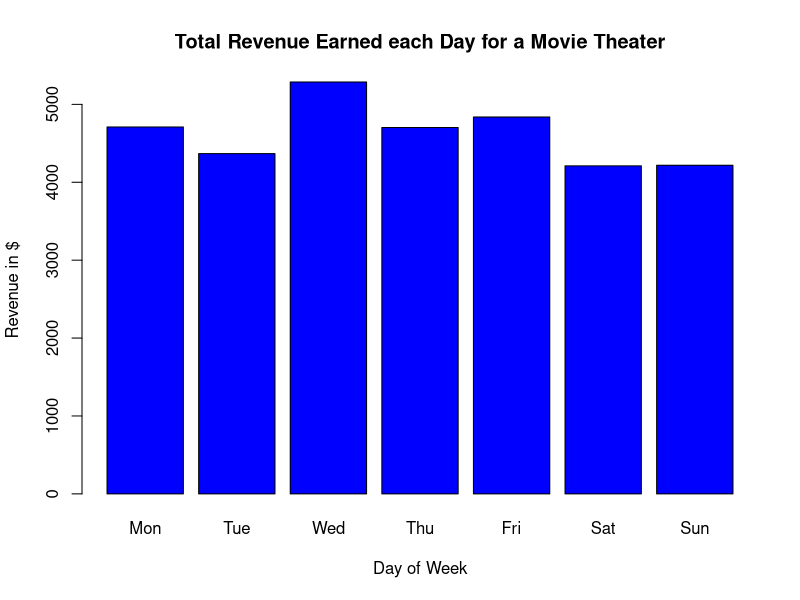
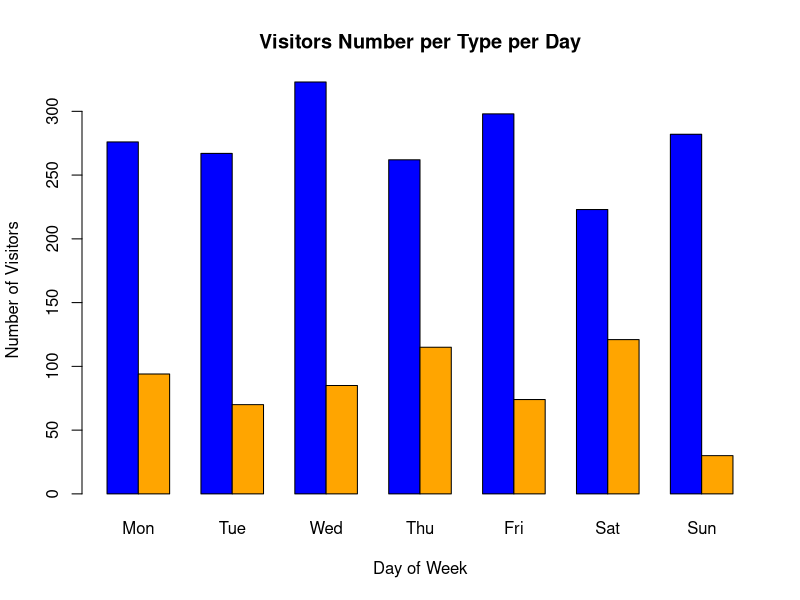
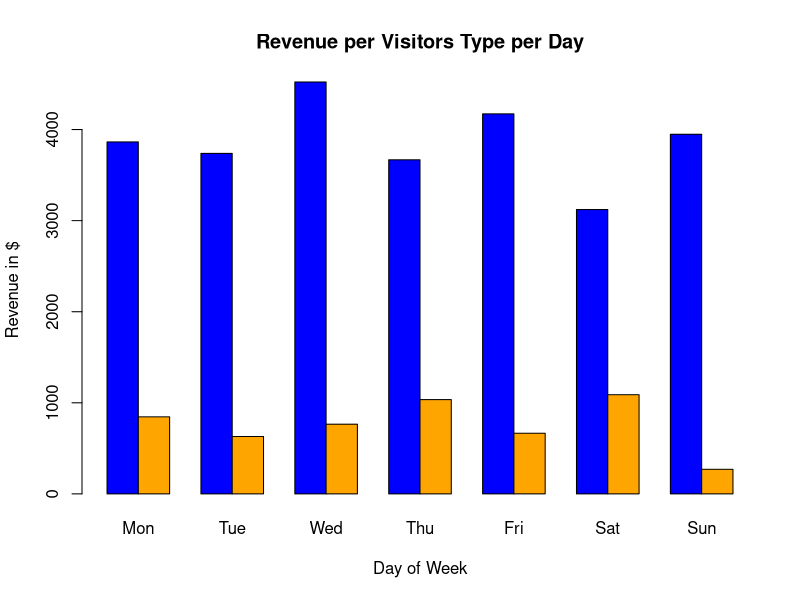

These figures' R source, in order:
# Potential Questions to Answer:
# 1. Create snacks that the customers can buy and randomize who buys which snack
# 2. Pretend you own multiple theaters and run two simulations to represent each theater and plot the results
# 3. Create conditional statements for movies that may be PG-13 and children are not allowed to watch

# Cost for adults and children
ticket_cost <- 14 
  ticket_cost_child <- 9
    movies <- c('movie1', 'movie2', 'movie3', 'movie4', 'movie5')  # List 5 of your favorite movies
    screens <- 5   # How many screens does the theater have? (assume 1 per movie)
      seats <- 100 # How many seats does each theater hold
      week_days <- rep(0, 7)  # Store totals for each day

###############
      #vars to use in the second graph    
      visitors_adults_in_week_days <- rep(0, 7)  # Store adults visitors totals for each day
      visitors_children_in_week_days <- rep(0, 7)  # Store children visitors totals for each day
############### 
      
    # iterate through the week
    for (day in (1:length(week_days))) {
      
      # Keep track of total revenue for the day
      day_revenue <- 0
      
###############
      #vars to use in the second graph
      #adults visitors for each day
      total_visitors_adults_a_day <- 0
      #total children visitors for each day
      total_visitors_children_a_day <- 0
###############
      
      # iterate through the amount of screens on a particular day
      for (s in (1:screens)) {
        
        # Calculate  how many adults and children are watching the movie
        visitors_adults <- sample(seats, 1)
        visitors_children <- sample((seats - visitors_adults),1)
        
        # Calculate the revenue for adults and children
        revenue_for_adults <- visitors_adults * ticket_cost
        revenue_for_children <- visitors_children * ticket_cost_child
        
        # Calculate revenue, and add to running total for the day
        
        adults_and_children_revenue <- revenue_for_adults + revenue_for_children
        
        day_revenue <- day_revenue + adults_and_children_revenue
        
        ###############
        #for the second graph, add adult visitors to its total var, do the same to the children visitors
        total_visitors_adults_a_day <- total_visitors_adults_a_day + visitors_adults
        total_visitors_children_a_day <- total_visitors_children_a_day + visitors_children
      }
      
      # Save total to the corresponding day
      week_days[day] <- day_revenue
      
###############
      #for the second graph
      visitors_adults_in_week_days[day] <- total_visitors_adults_a_day
      visitors_children_in_week_days[day] <- total_visitors_children_a_day
      
    }
      
#////////////////////////////////////////////////////////////////////////////////////////////////////////////    
# It's handy to create dataframe, it's great to understand the business as well to represent data in graph
      data <- data.frame(total_revenue_per_day = week_days,
                         adults_visitors = visitors_adults_in_week_days,
                         children_visitors = visitors_children_in_week_days,
                         adults_revenue = visitors_adults_in_week_days * ticket_cost,
                         children_revenue = visitors_children_in_week_days * ticket_cost_child)
      
#//////////////////////////////////////////////////////////////////////////////////////////////////////////// 
#############################################Graphs#########################################################
      
    # Make a barchart showing total revenue per day
      total_revenue_per_day_chart <- barplot(week_days,col=c("blue"),
                                             names=c("Mon","Tue","Wed","Thu","Fri","Sat","Sun"),
                                             main="Total Revenue Earned each Day for a Movie Theater",
                                             ylab="Revenue in $",
                                             xlab="Day of Week")
      
    # Make any other chart
      visitors <- t(data[c('adults_visitors','children_visitors')])
      visitors_type_per_day_chart <- barplot(visitors,
                                             beside = TRUE,
                                             col=c("blue", "orange"),
                                             names=c("Mon","Tue","Wed","Thu","Fri","Sat","Sun"),
                                             main="Visitors Number per Type per Day",
                                             ylab="Number of Visitors",
                                             xlab="Day of Week")
      
      # Make any other chart
      revenue <- t(data[c('adults_revenue','children_revenue')])
      revenue_per_type_per_day_chart <- barplot(revenue,
                                             beside = TRUE,
                                             col=c("blue", "orange"),
                                             names=c("Mon","Tue","Wed","Thu","Fri","Sat","Sun"),
                                             main="Revenue per Visitors Type per Day",
                                             ylab="Revenue in $",
                                             xlab="Day of Week")
      
    # Which day had the highest revenue?
      
      print(week_days)
      #3549 3175 4801 3144 4024 4342 3956
      
      # Wednesday had the highest revenue with $ 4,801
      #and Thursday had the lowest revenue with $ 3,144
      
#///////////////////////////////////////////////////////////////////////////////////////////////////////////////
      #insight on the second graph
      
      print(visitors)
      #                  [,1] [,2] [,3] [,4] [,5] [,6] [,7]
      #adults_visitors    159   95  260  123  236  260  199
      #children_visitors  147  205  129  158   80   78  130
      
      #Wednesday and Saturday had the highest adults visitors with 260 visitors
      #Tuesday had the lowest adults visitors with only 95 visitors
      
      #Tuesday had the highest children visitors with 205 visitors
      #Saturday had the lowest children visitors with only 78 visitors

#///////////////////////////////////////////////////////////////////////////////////////////////////////////////
      #insight on the second graph
      
      print(revenue)
      #                 [,1] [,2] [,3] [,4] [,5] [,6] [,7]
      #adults_revenue   2226 1330 3640 1722 3304 3640 2786
      #children_revenue 1323 1845 1161 1422  720  702 1170     
      
      #Wednesday and Saturday had the highest revenue from adults visitors with $ 3,640
      #Tuesday had the lowest revenue from adults visitors with only $ 1,330
      
      #Tuesday had the highest revenue from children visitors with $ 1,845
      #Saturday had the lowest revenue from children visitors with only $ 720
      
      #It makes a total sense according to the second graph!
      